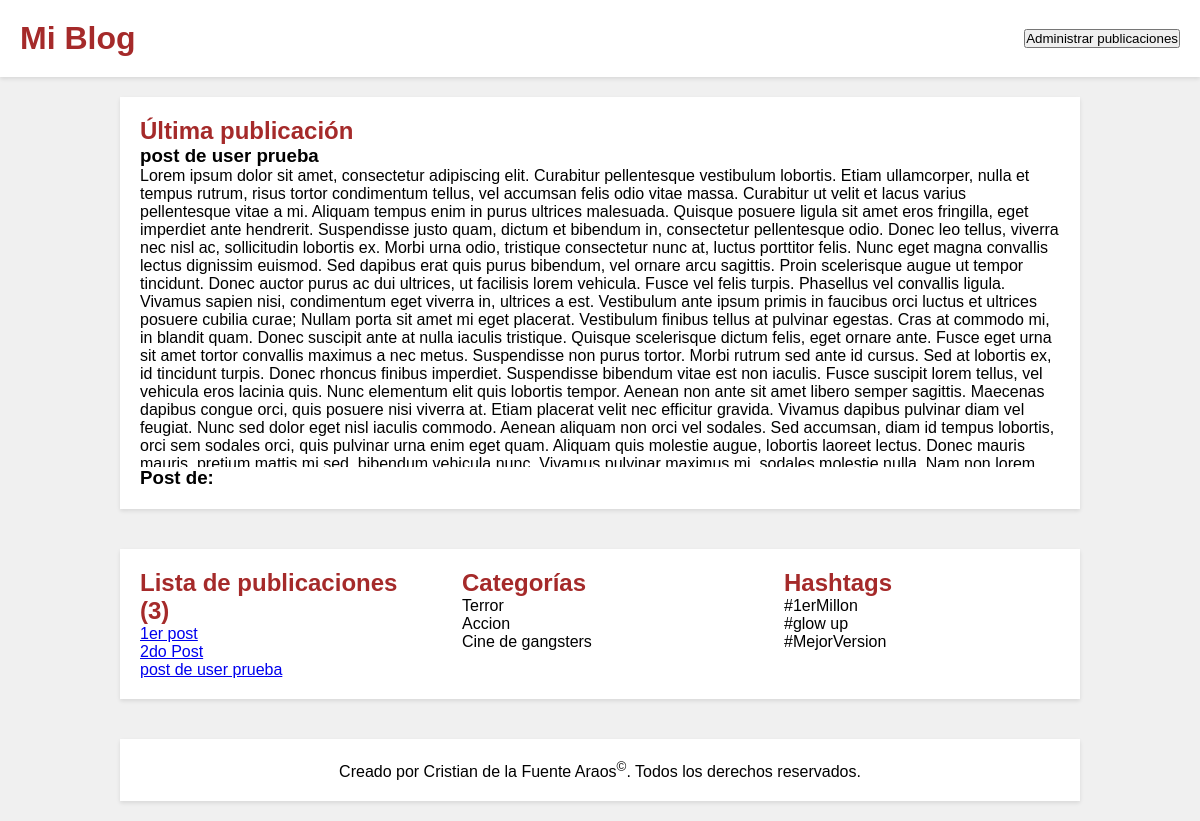
Screenshot of /blog/ with the database file from the repository.
### blog/models.py (models this page shows, shortened)
class Post (models.Model):
    id = models.IntegerField(primary_key=True, auto_created=True)
    titulo = models.CharField(max_length=200)
    texto = models.TextField()
    fecha = models.DateTimeField(default=timezone.now)
    autor = models.ForeignKey(User, on_delete=models.CASCADE)
    categoria = models.ForeignKey(Category, on_delete=models.CASCADE)
    etiquetas = models.ManyToManyField(Hashtag)

class Category(models.Model):
    id = models.IntegerField(primary_key=True, auto_created=True)
    nombre = models.CharField(max_length=200)

class Hashtag(models.Model):
    id = models.IntegerField(primary_key=True, auto_created=True)
    nombre = models.CharField(max_length=200)

### blog/views.py (the view)
# urls.py: path('', views.blog, name='blog'),
def blog(request):
    posts = Post.objects.all()
    latest_post = posts.latest('fecha')
    categories = Category.objects.all()
    hashtags = Hashtag.objects.all()
    return render(request, 'blog.html', {'user': request.user, 'posts': posts, 'latest_post': latest_post, 'categories': categories, 'hashtags': hashtags})

### blog/templates/blog.html (shortened to what this page needs)
{% load static %}
<!DOCTYPE html>
<html>
<head>
    <link rel="stylesheet" href="{% static 'main.css' %}">
</head>
<body>
    <header>
        <h1>Mi Blog</h1>
        <button onclick="location.href='/admin'">Administrar publicaciones</button>
    </header>
    <div id="latest_post">
        <h2>Última publicación</h2>
        <h3>{{ latest_post.titulo }}</h3>
        <div class="text_post">
            <p>{{ latest_post.texto }}</p>
        </div>
        <h3>Post de: {{ user.username }}</h3>
    </div>
    <div class="sub_container">
        <div id="posts">
            <h2>Lista de publicaciones ({{ posts.count }})</h2>
            <ul>
                {% for post in posts %}
                    <li>
                        <a href="#" class="post-link">{{ post.titulo }}</a>
                    </li>
                {% endfor %}
            </ul>
        </div>
        <div id="categories">
            <h2>Categorías</h2>
            <ul>
                {% for category in categories %}
                    <li class="category-item" data-category-id="{{ category.id }}">{{ category.nombre }}</li>
                {% endfor %}
            </ul>
        </div>
        <div id="hashtags">
            <h2>Hashtags</h2>
            <ul>
                {% for hashtag in hashtags %}
                    <li class="hashtag-item" data-hashtag-id="{{ hashtag.id }}">{{ hashtag.nombre }}</li>
                {% endfor %}
            </ul>
        </div>
    </div>
    <div class="container">
        {% block footer %}
            Creado por Cristian de la Fuente Araos<sup>&copy;</sup>. Todos los derechos reservados.
        {% endblock %}
    </div>
</body>
</html>

### blog/static/main.css (style rules this page uses)
* { margin: 0; padding: 0; font-family: 'Trebuchet MS', 'Lucida Sans Unicode', 'Lucida Grande', 'Lucida Sans', Arial, sans-serif; box-sizing: border-box; }
body { display: flex; flex-direction: column; align-items: center; justify-content: center; min-height: 100vh; background-color: #f0f0f0; }
header { display: flex; justify-content: space-between; align-items: center; width: 100%; padding: 20px; background-color: #fff; box-shadow: 0 2px 4px rgba(0, 0, 0, 0.1); }
#latest_post, .sub_container { width: 80%; margin: 20px auto; padding: 20px; background-color: #fff; box-shadow: 0 2px 4px rgba(0, 0, 0, 0.1); }
.sub_container { display: flex; justify-content: space-between; }
#posts, #categories, #hashtags { width: 30%; }
ul { list-style-type: none; }
h1, h2 { color: brown; }
.text_post { overflow-y: scroll; height: 300px; }
.container { width: 80%; margin: 20px auto; padding: 20px; background-color: #fff; box-shadow: 0 2px 4px rgba(0, 0, 0, 0.1); text-align: center; }

### rows the page displays
Post: titulo "post de user prueba", texto "Lorem ipsum dolor sit amet, consectetur adipiscing elit. Curabitur pellentesque vestibulum lobortis. Etiam ullamcorper, nulla et tempus rutrum, risus tortor condimentum tellus, vel accumsan felis odio vitae massa. Curabitur ut velit et lacus varius pellentesque vitae a mi. Aliquam tempus enim in purus ultrices malesuada. Quisque posuere ligula sit amet eros fringilla, eget imperdiet ante hendrerit. Suspendisse justo quam, dictum et bibendum in, consectetur pellentesque odio. Donec leo tellus, viverra nec nisl ac, sollicitudin lobortis ex. Morbi urna odio, tristique consectetur nunc at, luctus porttitor felis. Nunc eget magna convallis lectus dignissim euismod. Sed dapibus erat quis purus…"
Post: titulo "1er post"
Post: titulo "2do Post"
Category: nombre "Terror"
Category: nombre "Accion"
Category: nombre "Cine de gangsters"
Hashtag: nombre "#1erMillon"
Hashtag: nombre "#glow up"
Hashtag: nombre "#MejorVersion"

### other values shown
{{ posts.count }} "3"
